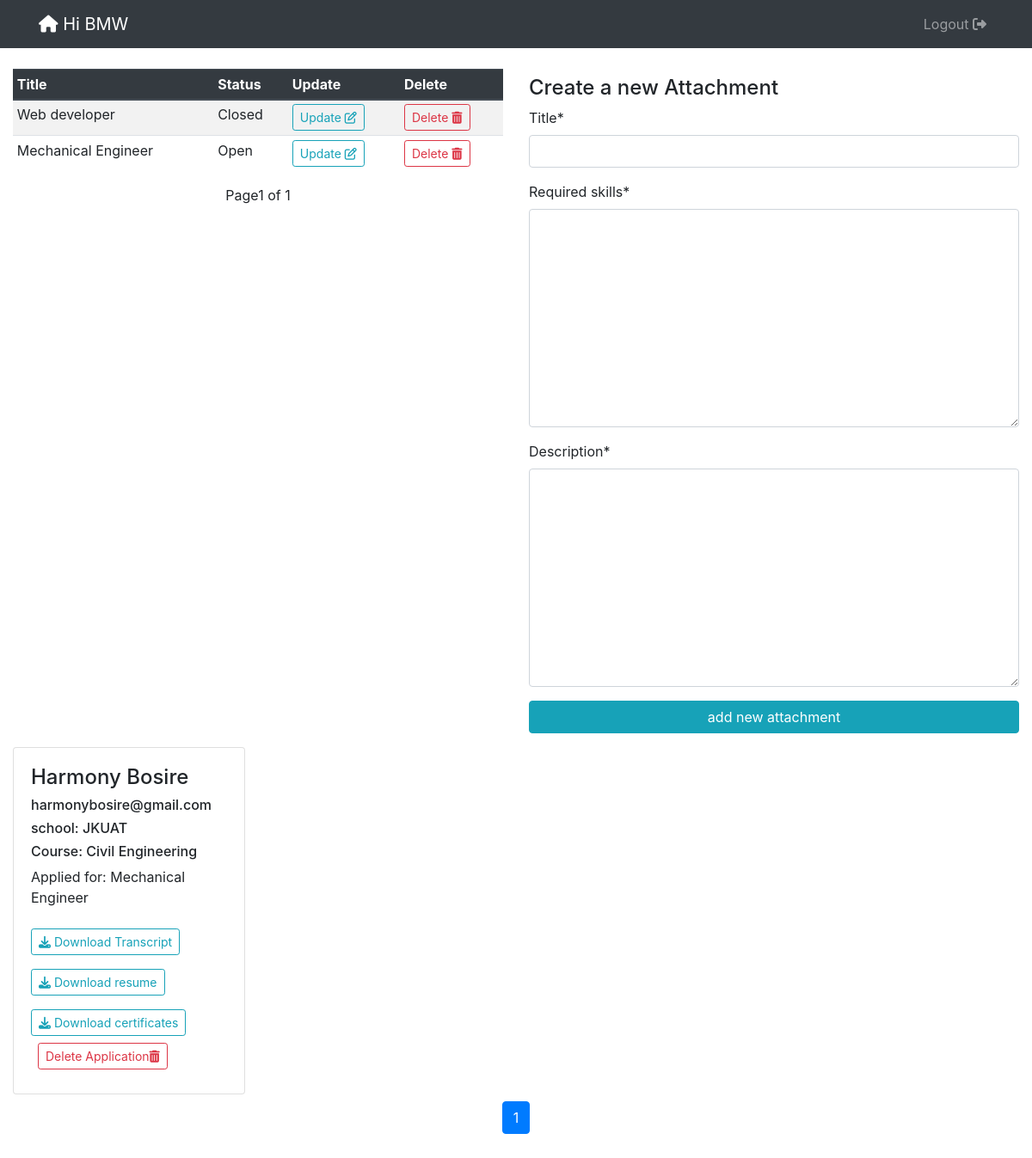
Page /companies/13/ (signed in) on the earlier database version.
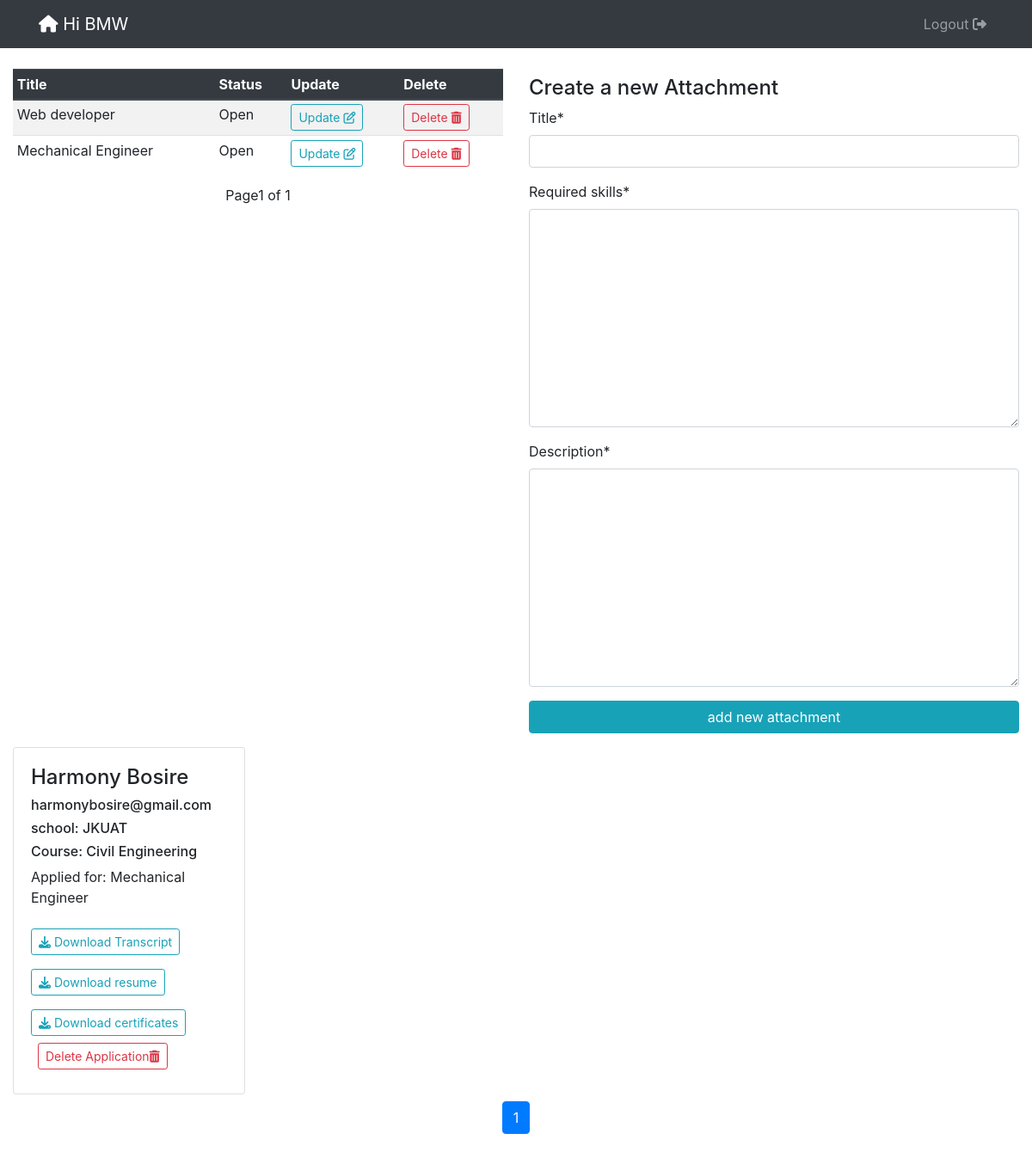
Same page on the later database version.
### openings/models.py (models this page shows, shortened)
class Jobs(models.Model):
    title = models.CharField(max_length=1000)
    required_skills = RichTextField()
    is_open = models.BooleanField(default=True)
    company = models.ForeignKey(Company, on_delete=models.CASCADE, default="Null",null=True)
    description = RichTextField(null=True)

### openings/views.py (the view, shortened to what this page needs)
# urls.py: path('companies/<str:id>/',  company, name="company"),
@login_required
def company(request, id):
    company = Company.objects.filter(id=request.user.company.id).first()
    job = Jobs.objects.filter(company=company).order_by('-id')
    applications = Application.objects.filter(company_id=request.user.company.id).order_by('-id')
    paginator = Paginator(applications, 4)
    page_number = request.GET.get('page')
    application_obj = paginator.get_page(page_number)
    page = request.GET.get('page', 1)
    paginator = Paginator(job, 15)
    try:
        jobs = paginator.page(page)
    except PageNotAnInteger:
        jobs = paginator.page(1)
    except EmptyPage:
        jobs = paginator.page(paginator.num_pages)
    form = JobForm()
    context = {
        'jobs':jobs,
        'company':company,
        'form':form,
        'application_obj':application_obj
    }
    return render(request, 'company.html', context)

### openings/forms.py (shortened to what this page needs)
class JobForm(ModelForm):
    class Meta:
        model = Jobs
        fields = ('title', 'required_skills', 'is_open', 'description')
        widgets = {'is_open': forms.HiddenInput()}

### openings/models.py (called while the page is built)
    def __str__(self):
        return self.user.username

### templates/company.html (shortened to what the changed rows need)
{% extends 'base.html' %}
{% load crispy_forms_tags %}
{% block content %}
<div class="container-fluid mt-4 mb-4">
    <div class="row">
        <div class="col-md-6">
            <div class="table-responsive">
                <table class="table table-sm table-striped table-hover">
                  <thead class=" thead-dark">
                    <tr>
                      <th scope="col">Title</th>
                      <th scope="col">Status
                      </th>
                      <th scope="col">Update</th>
                      <th scope="col">Delete</th>
                    </tr>
                  </thead>
                  <tbody>
                    {% for job in jobs %}
                      <tr>
                          <td>{{job.title}}</td>
                          {% if job.is_open == True %}
                            <td>Open</td>
                          {% else %}
                           <td>Closed</td>
                          {% endif %}
                          <td><a class="btn btn-outline-info btn-sm" href="{% url 'update_job' job.id %}">Update <i class="far fa-edit"> </i></a></td>
                          <td><a class="btn btn-outline-danger btn-sm" href="{% url 'delete_job' job.id %}">Delete <i class="fas fa-trash-alt"></i></a></td>
                          </tr>
                    {% endfor %}
                  </tbody>
                  </table>
                </div>
        </div>
    </div>
</div>
{% endblock %}

Differences in the rows shown:
changed Jobs "Web developer": is_open "Closed" → "Open"
